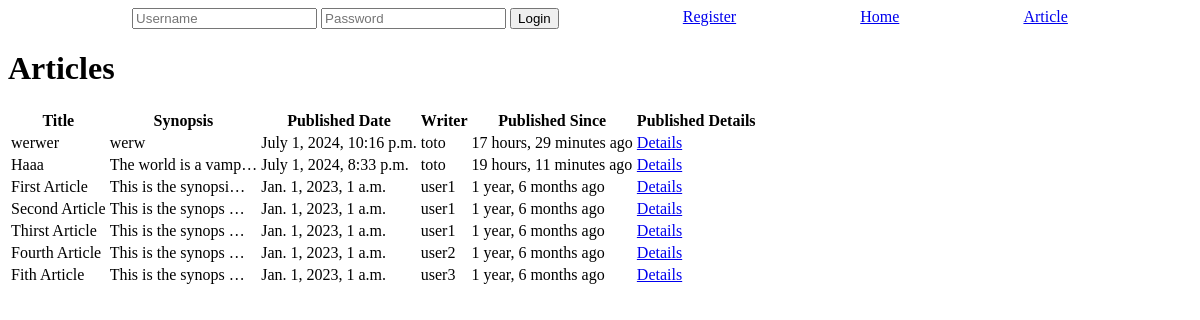
The app's page /article/, older data.
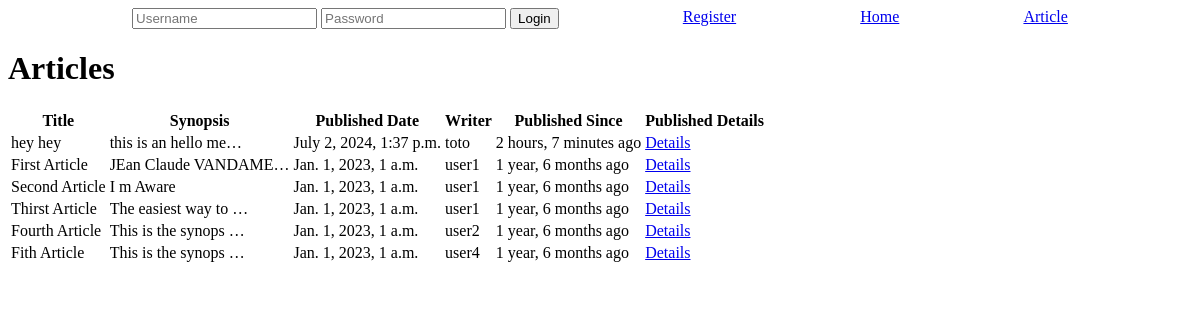
The same page, newer data.
### articles/models.py (models this page shows, shortened)
class Article(models.Model):
    title = models.CharField(max_length=64)
    author = models.ForeignKey(User, on_delete=models.CASCADE)
    created = models.DateTimeField(auto_now_add=True)
    synopsis = models.CharField(max_length=312)
    content = models.TextField()

### articles/views.py (the view)
# urls.py: path('article/', Articles.as_view(), name='article-list'),
class Articles(ListView):
    model = Article
    template_name = 'article_list.html'
    context_object_name = 'articles'
    def get_queryset(self):
        return Article.objects.all().order_by('-created')

### articles/templates/article_list.html
{% extends "base_generic.html" %}
{% block content %}
<h1>Articles</h1>
<table>
    <tr>
        <th>Title</th>
        <th>Synopsis</th>
        <th>Published Date</th>
        <th>Writer</th>
        <th>Published Since</th>
        <th>Published Details</th>
    </tr>
   {% for article in articles %}
<tr>
    <td>{{ article.title }}</td>
    <td>{{ article.synopsis|truncatechars:20 }}</td>
    <td>{{ article.created }}</td>
    <td>{{ article.author }}</td>
    <td>{{ article.created|timesince }} ago</td>
    <td><a href="{% url 'article-detail' article.id %}">Details</a></td>
</tr>
    {% endfor %}
</table>
{% endblock %}

### articles/templates/base_generic.html (shortened to what this page needs)
<!DOCTYPE html>
<html lang="en">
<head>
</head>
<body>
<nav>
    {% if user.is_authenticated %}
    <div style="display: flex; justify-content: space-evenly">
        <a>Logged as {{ user.username }}</a>
        <form method="post" action="{% url 'logout' %}">
            {% csrf_token %}
            <button type="submit"
                    style="background: none!important; border: none; padding: 0!important; color: #069; text-decoration: underline; cursor: pointer;">
                Logout
            </button>
        </form>
        <a href="{% url 'favorites' %}">Favorite</a>
        <a href="{% url 'publish' %}">Publish</a>
        <a href="{% url 'Publications' user.id %}">Publications</a>
        <a href="{% url 'home' %}">Home</a>
        <a href="{% url 'article-list' %}">Article</a>
    </div>
    {% else %}
    <div style="display: flex; justify-content: space-evenly">
        <form method="post" action="{% url 'login' %}">
            <input type="text" name="username" placeholder="Username">
            <input type="password" name="password" placeholder="Password">
            <button type="submit">Login</button>
        </form>
        <a href="{% url 'register' %}">Register</a>
        <a href="{% url 'home' %}">Home</a>
        <a href="{% url 'article-list' %}">Article</a>
    </div>
    {% endif %}
</nav>
<main>
    {% block content %}{% endblock content %}
</main>
</body>
</html>

Row changes from the older to the newer data that the page shows:
removed Article: title "werwer", synopsis "werw", created "July 1, 2024, 10:16 p.m.", author "toto", created "17 hours, 29 minutes"
removed Article: title "Haaa", synopsis "The world is a vamp…", created "July 1, 2024, 8:33 p.m.", author "toto", created "19 hours, 11 minutes"
added Article: title "hey hey", synopsis "this is an hello me…", created "July 2, 2024, 1:37 p.m.", author "toto", created "2 hours, 7 minutes"
changed Article "First Article": synopsis "This is the synopsi…" → "JEan Claude VANDAME…"
changed Article "Second Article": synopsis "This is the synops …" → "I m Aware"
changed Article "Thirst Article": synopsis "This is the synops …" → "The easiest way to …"
changed Article "Fith Article": author "user3" → "user4"
